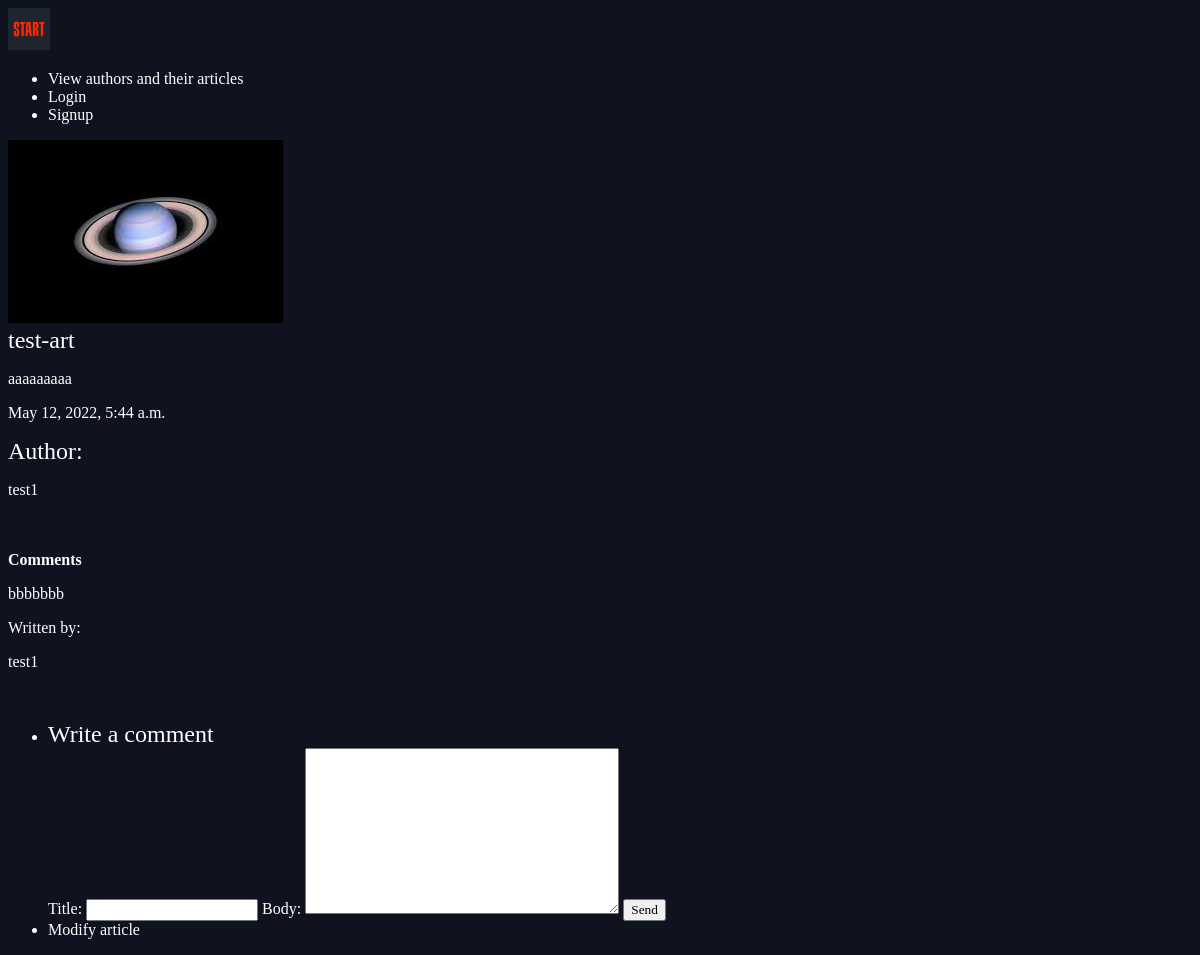
The page /articles/test-art on the database as committed earlier.
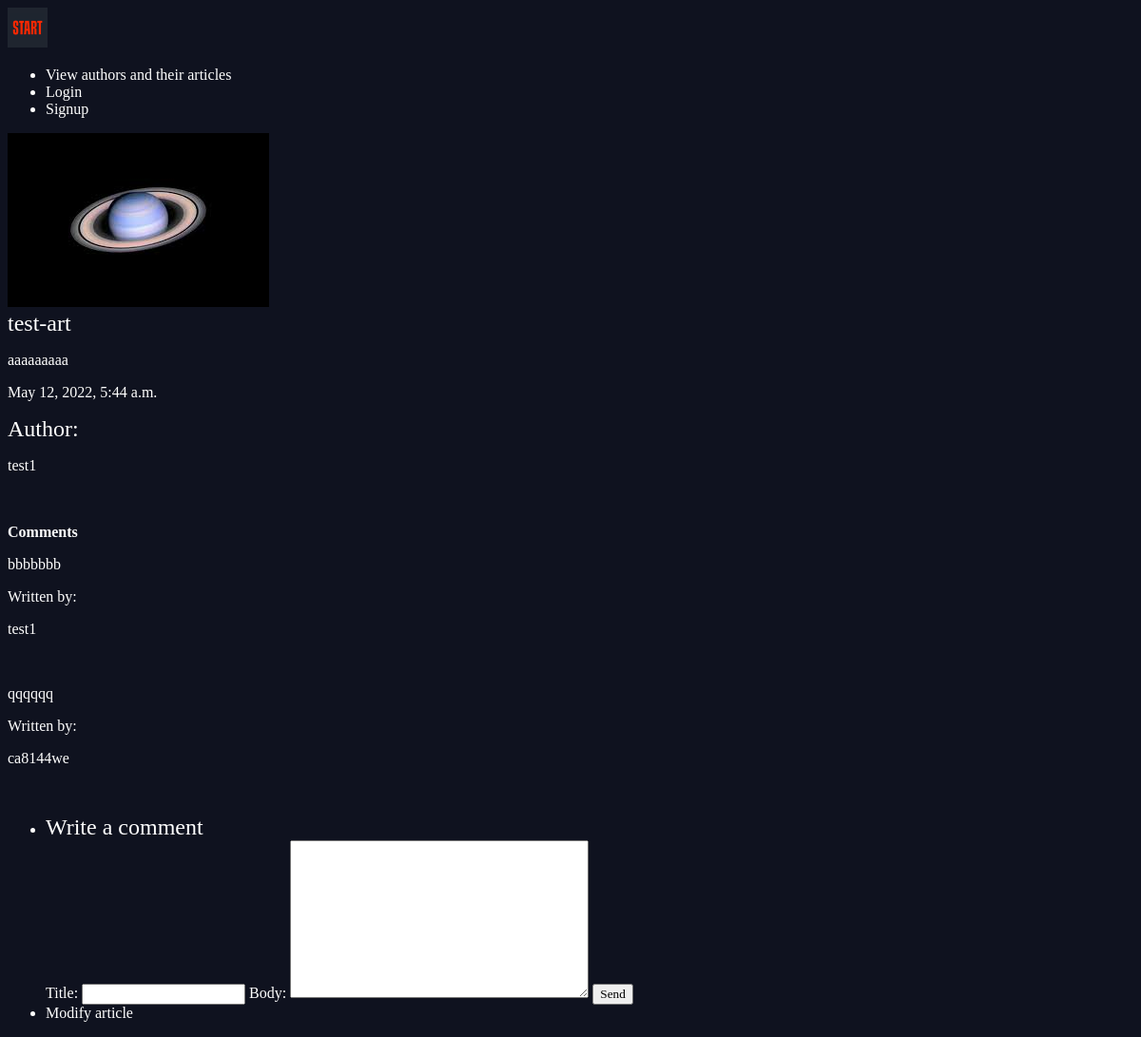
The same page on the database as committed later.
### articles/models.py (models this page shows, shortened)
class Article_comment (models.Model):
    title = models.CharField(max_length=100)
    body = models.TextField()
    date = models.DateTimeField(auto_now_add=True)
    author = models.ForeignKey(User, default=None, on_delete=models.SET_NULL, null=True)
    article = models.ForeignKey(Article, default=None, on_delete=models.SET_NULL, null=True)

### articles/views.py (the view)
# urls.py: re_path(r'(?P<slug>[\w-]+)', views.article_detail, name="detail" ),
def article_detail(request, slug):
    article = Article.objects.get(slug=slug)
    author = article.get_author()
    try:
        comments = Article_comment.objects.filter(article=article) # Try to retrieve all comments already written
    except Article_comment.objects.all().DoesNotExist:
        comments = None
    comment_form = forms.CreateComment()
    return render(request, 'articles/article_detail.html', {'article': article, "comments": comments, 'comment_form': comment_form, 'author': author})

### articles/forms.py
class CreateComment(forms.ModelForm):
    class Meta:
        model=models.Article_comment
        fields=['title', 'body']

### articles/models.py (called while the page is built)
    def get_author(self):
        return self.author

### articles/templates/articles/article_detail.html (shortened to what this page needs)
{% extends 'base_layout.html' %}
{% block content %}
<div class="article-detail">
    <div class="article">
        <img src="{{article.thumb.url}}"/>
        <h2> {{article.title}}</h2>
          <p>{{article.body}} </p>
          <p>{{article.date}} </p>
          <h2>Author:</h2>
          <p>{{author}}</p>
          <br>
          <br>
          <b>Comments</b>
          {% for comment in comments %}
           <p> {{comment.body}} </p>
           <p>Written by:</p>
           <p> {{comment.author}} </p>
           <br>
          {% endfor %}
          <nav>
              <ul>
                  <li>
                    <div class="create-article_comment">
                        <h2>Write a comment</h2>
                        <form class="site-form" action="{% url 'articles:comment' slug=article.slug %}" method="post">
                            {{comment_form}}
                            <input type="submit" value="Send">
                        </form>
                    </div>
                  </li>
                  <li>
                    <a href="{% url 'articles:modify' slug=article.slug %}">Modify article</a>
                </li>
                </ul>
            </nav>
    </div>
</div>
{% endblock %}

Rows that differ between the two databases and show on the page:
added Article_comment: body "qqqqqq", author "ca8144we"
